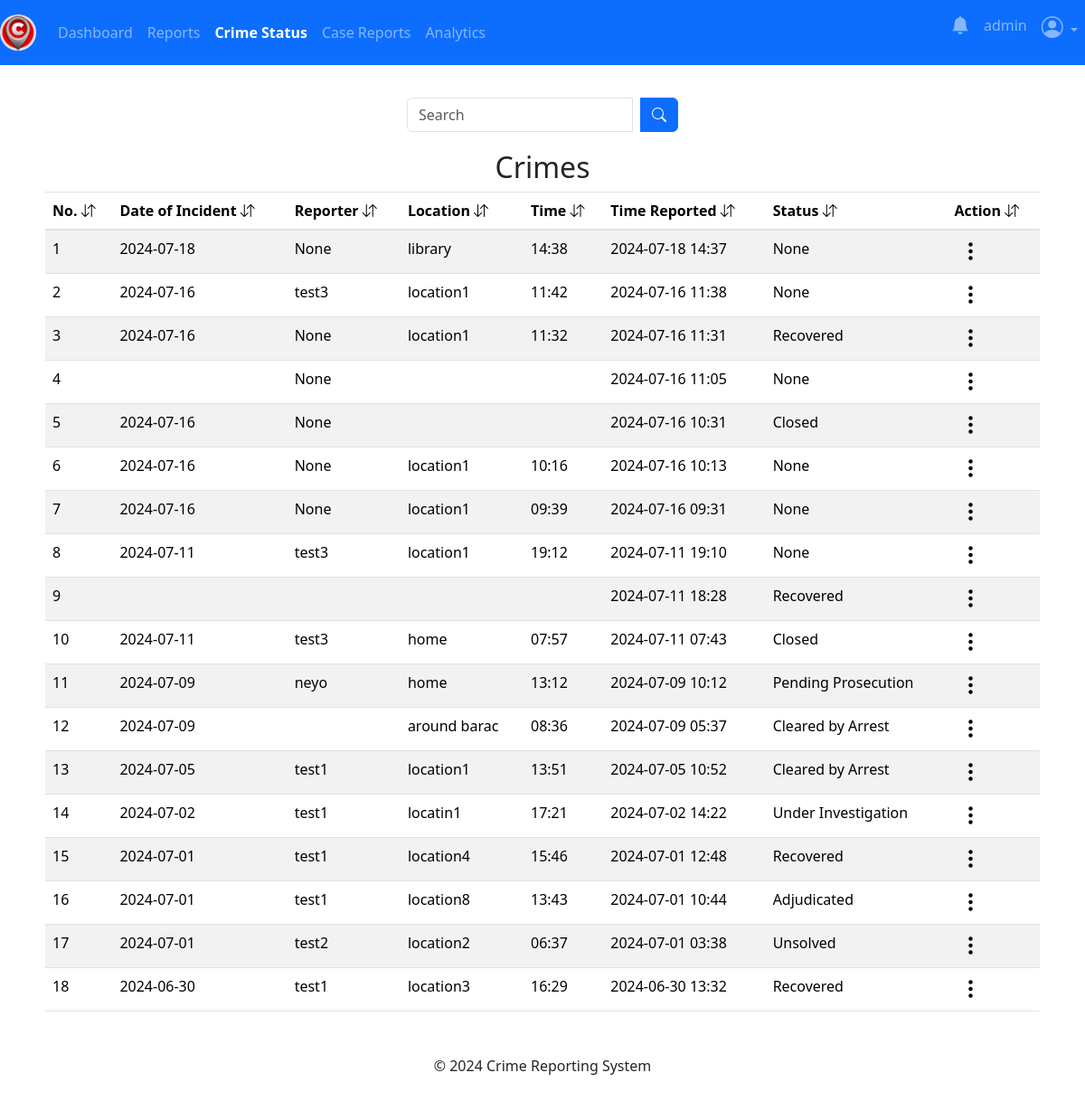
Page /admin/crime_status (signed in) on the committed database.
### app/posts/models.py (models this page shows, shortened)
class Crime(db.Model, UserMixin):
    crime_id = db.Column(db.Integer, primary_key=True)
    date_of_incident = db.Column(db.String(10), nullable=False)
    issued_by = db.Column(db.String(20), nullable=True)
    time_of_incident = db.Column(db.String(10), nullable=False)
    phonenumber = db.Column(db.String(10), nullable=True)
    incident_location = db.Column(db.Text, nullable=False)
    incident_nature = db.Column(db.Text, nullable=False)
    incident_details = db.Column(db.Text, nullable=False)
    suspect_details = db.Column(db.Text, nullable=True)
    arrest_history = db.Column(db.Text, nullable=True)
    suspect_name = db.Column(db.String(10), nullable=True)
    comments = db.Column(db.Text, nullable=True)
    crime_status = db.Column(db.String(10), nullable=True)
    latitude = db.Column(db.Float)
    longitude = db.Column(db.Float)
    crime_file_upload = db.Column(db.Text, nullable=True)
    crime_file_name = db.Column(db.Text, nullable=True)
    crime_mimetype = db.Column(db.Text, nullable=True)
    date_crime_received = db.Column(db.DateTime(timezone=True), default=current_time())
    reporter_id = db.Column(db.Integer, db.ForeignKey('user.id'))

### app/admins/routes.py (the view)
@admins.route('/admin/crime_status')
@admin_required
def crimeStatus():
    search_crime = request.args.get('search_crime', '')
    try:
        if search_crime:
            crimes_status = Crime.query.filter(
                Crime.incident_location.ilike(f'%{search_crime}%') |
                Crime.issued_by.ilike(f'%{search_crime}%') |
                Crime.date_of_incident.ilike(f'%{search_crime}%') |
                Crime.time_of_incident.ilike(f'%{search_crime}%') |
                Crime.date_crime_received.ilike(f'%{search_crime}%') |
                Crime.crime_status.ilike(f'%{search_crime}%')
            ).order_by(desc(Crime.date_crime_received)).all()
        else:
            crimes_status = Crime.query.order_by(desc(Crime.date_crime_received)).all()
    except Exception as e:
        current_app.logger.error(f"Database error: {str(e)}")
        flash("An error occurred while fetching crime status reports.", "danger")
        return redirect(url_for('admins.crimeStatus'))
    if not crimes_status:
        flash("No crime status reports found.", "info")
    return render_template('admin/crime_status.html', title='Crime Status', crimes_status=crimes_status)

### app/admins/routes.py (called while the page is built)
def admin_required(f):
    @wraps(f)
    def decorated_function(*args, **kwargs):
        if not session.get('admin_id'):
            flash('You need to be logged in as an admin to access the page.', 'danger')
            return redirect(url_for('admins.adminIndex'))
        return f(*args, **kwargs)
    return decorated_function

### app/templates/admin/crime_status.html (shortened to what this page needs)
{% extends 'admin/layout.html' %}
{% block content %}
<div class="container">
    <br>
    <form method="GET" action="{{ url_for('admins.crimeStatus') }}" class="search-form">
        <div class="input-group search-input">
            <input type="text" name="search_crime" class="form-control" placeholder="Search">
            <div class="input-group-append ms-2">
                <button type="submit" class="btn btn-primary">
                    <i class="bi bi-search"></i>
                </button>
            </div>
        </div>
    </form>
{% if crimes_status %}
<table class="table table-striped table-hover">
    <h2 style="text-align: center;">Crimes</h2>
    <thead>
        <tr>
            <th scope="col">No. <i class="bi bi-arrow-down-up"></i></th>
            <th scope="col">Date of Incident <i class="bi bi-arrow-down-up"></i></th>
            <th scope="col">Reporter <i class="bi bi-arrow-down-up"></i></th>
            <th scope="col">Location <i class="bi bi-arrow-down-up"></i></th>
            <th scope="col">Time <i class="bi bi-arrow-down-up"></i></th>
            <th scope="col">Time Reported <i class="bi bi-arrow-down-up"></i></th>
            <th scope="col">Status <i class="bi bi-arrow-down-up"></i></th>
            <th scope="col">Action <i class="bi bi-arrow-down-up"></i></th>
        </tr>
    </thead>
    <tbody>
        {% for crime in crimes_status %}
            <tr>
                <td>{{ loop.index }}</td>
                <td>{{ crime.date_of_incident }}</td>
                <td>{{ crime.issued_by }}</td>
                <td>{{ crime.incident_location }}</td>
                <td>{{ crime.time_of_incident }}</td>
                <td>{{ crime.date_crime_received.strftime('%Y-%m-%d %H:%M') }}</td>
                <td>{{ crime.crime_status }}</td>
                <td>
                    <div class="dropdown">
                        <button class="three-dots-btn" type="button" id="dropdownMenuButton{{ crime.crime_id }}" data-bs-toggle="dropdown" aria-expanded="false">
                            <i class="bi bi-three-dots-vertical h4"></i>
                        </button>
                    </div>
                  </td>
            </tr>
        {% endfor %}
    </tbody>
  </table>
{% endif %}
{% endblock content %}

### app/templates/admin/layout.html (style rules this page uses)
body { height: 100%; width: 100%; padding-top: 40px; }

### app/templates/admin/crime_status.html (style rules this page uses)
.container { padding: 20px; }
.three-dots-btn { background: none; border: none; cursor: pointer; }
.search-form { display: flex; justify-content: center; margin-bottom: 20px; }
.search-input { width: 300px; }

### rows in the picture
Crime: date_of_incident "2024-07-18", issued_by "None", incident_location "library", time_of_incident "14:38", date_crime_received "2024-07-18 14:37", crime_status "None"
Crime: date_of_incident "2024-07-16", issued_by "test3", incident_location "location1", time_of_incident "11:42", date_crime_received "2024-07-16 11:38", crime_status "None"
Crime: date_of_incident "2024-07-16", issued_by "None", incident_location "location1", time_of_incident "11:32", date_crime_received "2024-07-16 11:31", crime_status "Recovered"
Crime: issued_by "None", date_crime_received "2024-07-16 11:05", crime_status "None"
Crime: date_of_incident "2024-07-16", issued_by "None", date_crime_received "2024-07-16 10:31", crime_status "Closed"
Crime: date_of_incident "2024-07-16", issued_by "None", incident_location "location1", time_of_incident "10:16", date_crime_received "2024-07-16 10:13", crime_status "None"
Crime: date_of_incident "2024-07-16", issued_by "None", incident_location "location1", time_of_incident "09:39", date_crime_received "2024-07-16 09:31", crime_status "None"
Crime: date_of_incident "2024-07-11", issued_by "test3", incident_location "location1", time_of_incident "19:12", date_crime_received "2024-07-11 19:10", crime_status "None"
Crime: date_crime_received "2024-07-11 18:28", crime_status "Recovered"
Crime: date_of_incident "2024-07-11", issued_by "test3", incident_location "home", time_of_incident "07:57", date_crime_received "2024-07-11 07:43", crime_status "Closed"
Crime: date_of_incident "2024-07-09", issued_by "neyo", incident_location "home", time_of_incident "13:12", date_crime_received "2024-07-09 10:12", crime_status "Pending Prosecution"
Crime: date_of_incident "2024-07-09", incident_location "around barac", time_of_incident "08:36", date_crime_received "2024-07-09 05:37", crime_status "Cleared by Arrest"
Crime: date_of_incident "2024-07-05", issued_by "test1", incident_location "location1", time_of_incident "13:51", date_crime_received "2024-07-05 10:52", crime_status "Cleared by Arrest"
Crime: date_of_incident "2024-07-02", issued_by "test1", incident_location "locatin1", time_of_incident "17:21", date_crime_received "2024-07-02 14:22", crime_status "Under Investigation"
Crime: date_of_incident "2024-07-01", issued_by "test1", incident_location "location4", time_of_incident "15:46", date_crime_received "2024-07-01 12:48", crime_status "Recovered"
Crime: date_of_incident "2024-07-01", issued_by "test1", incident_location "location8", time_of_incident "13:43", date_crime_received "2024-07-01 10:44", crime_status "Adjudicated"
Crime: date_of_incident "2024-07-01", issued_by "test2", incident_location "location2", time_of_incident "06:37", date_crime_received "2024-07-01 03:38", crime_status "Unsolved"
Crime: date_of_incident "2024-06-30", issued_by "test1", incident_location "location3", time_of_incident "16:29", date_crime_received "2024-06-30 13:32", crime_status "Recovered"

### other values in the picture
{{ session.get('admin_name') }} "admin"
